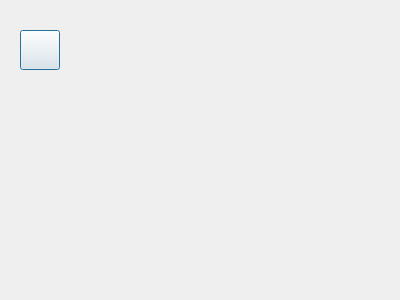
<?xml version="1.0" encoding="UTF-8"?>
<ui version="4.0">
 <class>TextEd</class>
 <widget class="QDialog" name="TextEd">
  <property name="geometry">
   <rect>
    <x>0</x>
    <y>0</y>
    <width>400</width>
    <height>300</height>
   </rect>
  </property>
  <property name="windowTitle">
   <string>Dialog</string>
  </property>
  <widget class="QPushButton" name="pushButton">
   <property name="geometry">
    <rect>
     <x>20</x>
     <y>30</y>
     <width>40</width>
     <height>40</height>
    </rect>
   </property>
   <property name="minimumSize">
    <size>
     <width>40</width>
     <height>40</height>
    </size>
   </property>
   <property name="maximumSize">
    <size>
     <width>40</width>
     <height>40</height>
    </size>
   </property>
   <property name="styleSheet">
    <string notr="true">QPushButton{image:url(:/image/arrowhead.jpg)
}</string>
   </property>
   <property name="text">
    <string/>
   </property>
  </widget>
 </widget>
 <resources/>
 <connections/>
</ui>
